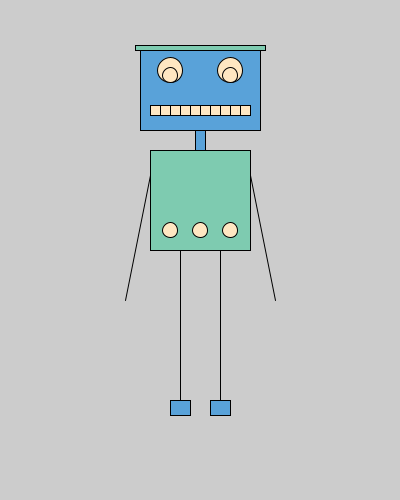
Frame 1 (no input)
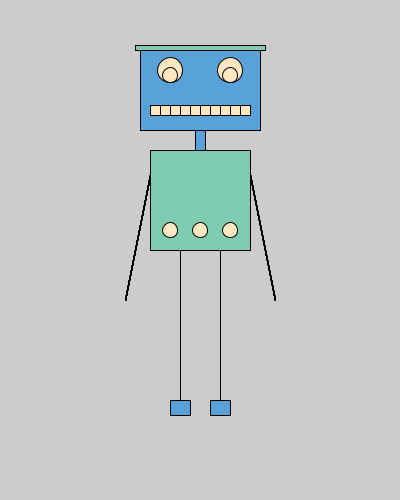
Frame 60 (the mouse pressed at the canvas centre just before this capture)
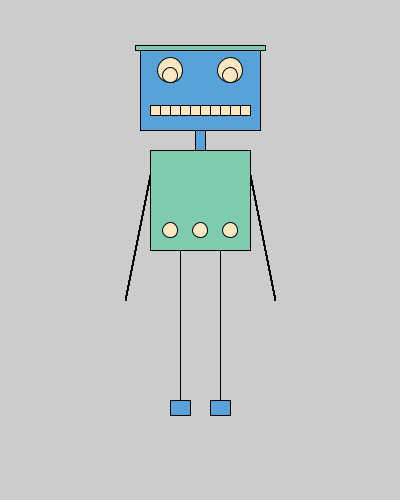
Frame 120 (the mouse held since frame 60 and released just before this capture)

The Processing sketch that drew these frames (run headless with seeded random() and noise(); from frame 60 on, the mouse is pressed at the canvas centre):

// Processing sketch: processing_54961
// ── processing_54961.pde

void setup(){
  size(400,500);
  smooth();
}

void draw(){
  fill(89,162,217);
  rect(140,50,120,80);//head
  fill(126,203,176);
  rect(135,45,130,5);//forehead
  rect(150,150,100,100);//body
  fill(89,162,217);
  rect(195,130,10,20);//neck
  line(150,175,125,300);//arm1
  line(250,175,275,300);//arm2
  line(180,250,180,400);//leg1
  line(220,250,220,400);//leg2
  rect(170,400,20,15);//foot1
  rect(210,400,20,15);//foot2
  fill(255,231,194);
  ellipse(170,70,25,25);//eye
  ellipse(170,75,15,15);//inner eye
  ellipse(230,70,25,25);//eye 2
  ellipse(230,75,15,15);//inner eye
  rect(150,105,100,10);//mouth
  line(160,105,160,115);//tooth
  line(170,105,170,115);//tooth
  line(180,105,180,115);
  line(190,105,190,115);
  line(200,105,200,115);
  line(210,105,210,115);
  line(220,105,220,115);
  line(230,105,230,115);
  line(240,105,240,115); 
  ellipse(200,230,15,15);//middle button
  ellipse(170,230,15,15);//button
  ellipse(230,230,15,15);//button
 }
